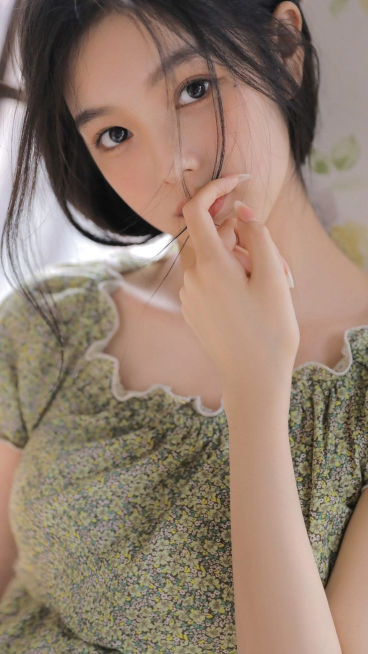
#> input picture python-100-days/22 python 处理图像/girl.jpg, 736 x 1308 px (shown at 1/2 size)
$ python index.py
#> lines starting #> are read from the running program, lines starting #| are printed output that depends on the picture
from PIL import Image, ImageFilter

image = Image.open('girl.jpg')
#> image is the input picture: PIL image 736x1308 RGB; mean R, G, B 146.5, 126.3, 110.9

print(image.size)
#| (736, 1308)

print(image.format)
#| JPEG

print(image.mode)
#| RGB

img = image.crop((0, 50, image.size[0], 500))
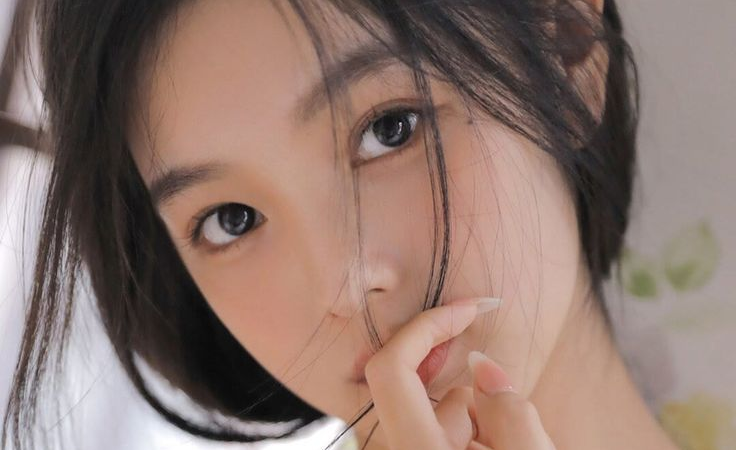
#> img: PIL image 736x450 RGB; mean R, G, B 141.7, 118, 109.2

# for x in range(100, img.size[0] - 100):
#     for y in range(150, 250):
#         img.putpixel((x, y), (255, 255, 255))

img.filter(ImageFilter.FIND_EDGES).show()
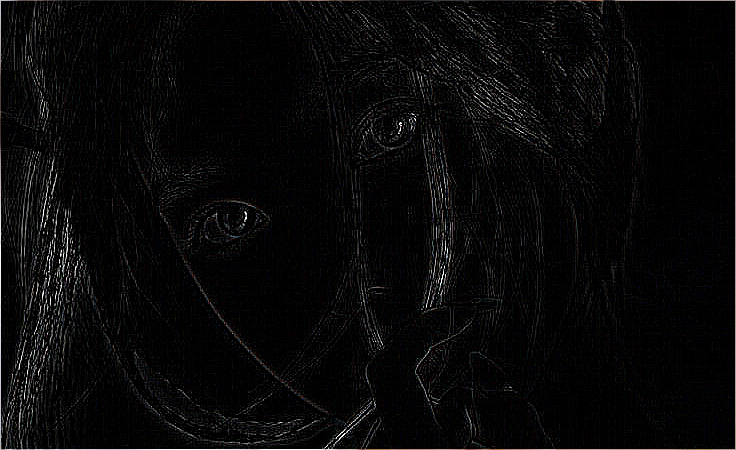
#> shown: PIL image 736x450 RGB; mean R, G, B 8.3, 8, 8.2

# img.rotate(45).show()

# image.thumbnail((108, 108))
#
# image.show()
